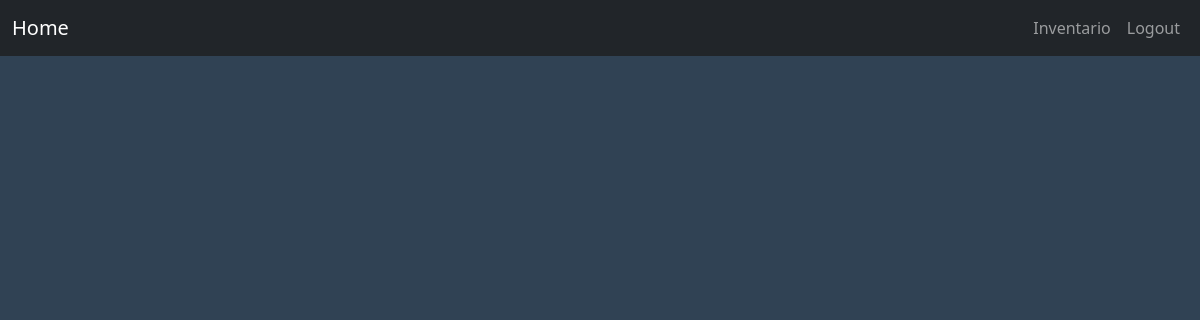
/luoghi/ (signed in), run on an earlier commit of the app's database.
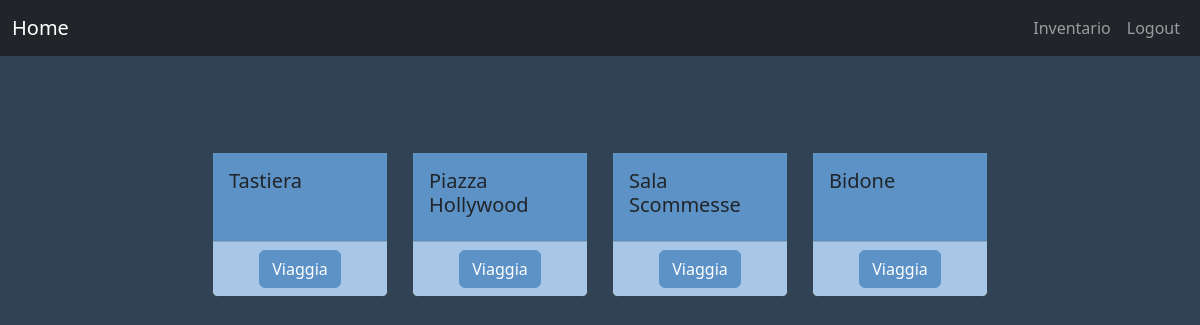
And on a later commit of the database.
### struttureGioco/models.py (models this page shows, shortened)
class Boss(models.Model):
	nome = models.CharField(max_length = 50, unique = True)
	luogo = models.CharField(max_length = 100, null = True, unique = True)
	vita = models.IntegerField(default = 10)
	abilitato = models.BooleanField(default = False)
	vitalita = models.IntegerField(default = 0)
	forza = models.IntegerField(default = 0)
	destrezza = models.IntegerField(default = 0)
	intelligenza = models.IntegerField(default = 0)
	tempra = models.IntegerField(default = 0)
	def upload_location(instance, filename):
		filebase, extension = filename.split('.')
		return 'static/imgB/%s.%s' % (instance.nome, extension)
	image = models.ImageField(upload_to = upload_location, null = True, storage = OverwriteStorage())
	def __str__(self):
		return self.nome
	def get_absolute_url(self):
		return reverse('dettaglioBoss', args = [self.luogo])

### home/views.py (the view)
# urls.py: path('luoghi/', luoghiView, name = "luoghi"),
def luoghiView(request):
	user = request.user
	context = {}
	if not user.is_authenticated:
		return redirect("login")
	boss = Boss.objects.all().filter(abilitato = True)
	context = {'listaBoss': boss}
	print(boss)
	return render(request, "luoghi.html", context)

### home/templates/luoghi.html (shortened to what this page needs)
<!DOCTYPE html>
{% load bootstrap5 %}
{% bootstrap_css %}
<html lang="en">
<head>
	{% load static %}
	<link rel="stylesheet" href="{% static 'styles.css' %}">
</head>
<body>
<nav class="navbar navbar-expand navbar-dark bg-dark mb-5  ">
	<div class="container-fluid">
		<a class="navbar-brand" href="../home">Home</a>
		<div class="collapse navbar-collapse">
			<ul class="navbar-nav  mb-2 mb-lg-0">
				<li class="nav-item">
					<a class="nav-link" href="{% url 'inventario' %}">Inventario</a>
				</li>
				<li class="nav-item">
					<a class="nav-link" href="{% url 'logout' %}">Logout</a>
				</li>
			</ul>
		</div>
	</div>
</nav>
<div class="container-fluid">
	<div class="row">
		<div class="col mt-5 mb-3">
			<div class="row row-cols-sm-2 row-cols-lg-4 row-cols-xl-6 g-4 justify-content-center">
				{% for boss in listaBoss %}
				<div class="col">
					<div class="card h-100">
						<div class="card-body">
							<h5 class="card-title">{{boss.luogo}}</h5>
						</div>
						<div class="card-footer text-center">
							<a class="btn btn-primary" href="{{boss.get_absolute_url}}">Viaggia</a>
						</div>
					</div>
				</div>
				{% endfor %}
			</div>
		</div>
	</div>
</div>
</body>
</html>

What changed in the data, as far as the page shows it:
added Boss: luogo "Tastiera"
added Boss: luogo "Piazza Hollywood"
added Boss: luogo "Sala Scommesse"
added Boss: luogo "Bidone"
